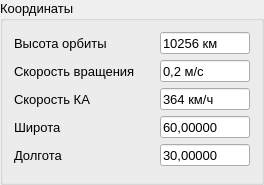
              <widget class="QGroupBox" name="groupBoxCoordinates">
               <property name="sizePolicy">
                <sizepolicy hsizetype="Preferred" vsizetype="Preferred">
                 <horstretch>0</horstretch>
                 <verstretch>0</verstretch>
                </sizepolicy>
               </property>
               <property name="minimumSize">
                <size>
                 <width>0</width>
                 <height>185</height>
                </size>
               </property>
               <property name="maximumSize">
                <size>
                 <width>16777215</width>
                 <height>185</height>
                </size>
               </property>
               <property name="font">
                <font>
                 <pointsize>10</pointsize>
                </font>
               </property>
               <property name="title">
                <string>Координаты</string>
               </property>
               <layout class="QVBoxLayout" name="verticalLayout_9">
                <item>
                 <layout class="QHBoxLayout" name="layoutOrbit">
                  <item>
                   <widget class="QLabel" name="labelOrbit">
                    <property name="sizePolicy">
                     <sizepolicy hsizetype="Maximum" vsizetype="Preferred">
                      <horstretch>0</horstretch>
                      <verstretch>0</verstretch>
                     </sizepolicy>
                    </property>
                    <property name="minimumSize">
                     <size>
                      <width>140</width>
                      <height>0</height>
                     </size>
                    </property>
                    <property name="maximumSize">
                     <size>
                      <width>16777215</width>
                      <height>16777215</height>
                     </size>
                    </property>
                    <property name="text">
                     <string>Высота орбиты</string>
                    </property>
                   </widget>
                  </item>
                  <item>
                   <widget class="QLineEdit" name="lineEditOrbit">
                    <property name="sizePolicy">
                     <sizepolicy hsizetype="Minimum" vsizetype="Fixed">
                      <horstretch>0</horstretch>
                      <verstretch>0</verstretch>
                     </sizepolicy>
                    </property>
                    <property name="maximumSize">
                     <size>
                      <width>90</width>
                      <height>22</height>
                     </size>
                    </property>
                    <property name="text">
                     <string>10256 км</string>
                    </property>
                   </widget>
                  </item>
                 </layout>
                </item>
                <item>
                 <layout class="QHBoxLayout" name="layoutRotation">
                  <item>
                   <widget class="QLabel" name="labelRotation">
                    <property name="sizePolicy">
                     <sizepolicy hsizetype="Maximum" vsizetype="Preferred">
                      <horstretch>0</horstretch>
                      <verstretch>0</verstretch>
                     </sizepolicy>
                    </property>
                    <property name="minimumSize">
                     <size>
                      <width>140</width>
                      <height>0</height>
                     </size>
                    </property>
                    <property name="maximumSize">
                     <size>
                      <width>16777215</width>
                      <height>16777215</height>
                     </size>
                    </property>
                    <property name="text">
                     <string>Скорость вращения</string>
                    </property>
                   </widget>
                  </item>
                  <item>
                   <widget class="QLineEdit" name="lineEditRotation">
                    <property name="sizePolicy">
                     <sizepolicy hsizetype="Minimum" vsizetype="Fixed">
                      <horstretch>0</horstretch>
                      <verstretch>0</verstretch>
                     </sizepolicy>
                    </property>
                    <property name="maximumSize">
                     <size>
                      <width>90</width>
                      <height>22</height>
                     </size>
                    </property>
                    <property name="text">
                     <string>0,2 м/с</string>
                    </property>
                   </widget>
                  </item>
                 </layout>
                </item>
                <item>
                 <layout class="QHBoxLayout" name="layoutSpeedSA">
                  <item>
                   <widget class="QLabel" name="labelSpeedSA">
                    <property name="sizePolicy">
                     <sizepolicy hsizetype="Maximum" vsizetype="Preferred">
                      <horstretch>0</horstretch>
                      <verstretch>0</verstretch>
                     </sizepolicy>
                    </property>
                    <property name="minimumSize">
                     <size>
                      <width>140</width>
                      <height>0</height>
                     </size>
                    </property>
                    <property name="maximumSize">
                     <size>
                      <width>16777215</width>
                      <height>16777215</height>
                     </size>
                    </property>
                    <property name="text">
                     <string>Скорость КА</string>
                    </property>
                   </widget>
                  </item>
                  <item>
                   <widget class="QLineEdit" name="lineEditSpeedSA">
                    <property name="sizePolicy">
                     <sizepolicy hsizetype="Minimum" vsizetype="Fixed">
                      <horstretch>0</horstretch>
                      <verstretch>0</verstretch>
                     </sizepolicy>
                    </property>
                    <property name="maximumSize">
                     <size>
                      <width>90</width>
                      <height>22</height>
                     </size>
                    </property>
                    <property name="text">
                     <string>364 км/ч</string>
                    </property>
                   </widget>
                  </item>
                 </layout>
                </item>
                <item>
                 <layout class="QHBoxLayout" name="layoutLatitude">
                  <item>
                   <widget class="QLabel" name="labelLatitude">
                    <property name="sizePolicy">
                     <sizepolicy hsizetype="Maximum" vsizetype="Preferred">
                      <horstretch>0</horstretch>
                      <verstretch>0</verstretch>
                     </sizepolicy>
                    </property>
                    <property name="minimumSize">
                     <size>
                      <width>140</width>
                      <height>0</height>
                     </size>
                    </property>
                    <property name="maximumSize">
                     <size>
                      <width>16777215</width>
                      <height>16777215</height>
                     </size>
                    </property>
                    <property name="text">
                     <string>Широта</string>
                    </property>
                   </widget>
                  </item>
                  <item>
                   <widget class="QLineEdit" name="lineEditLatitude">
                    <property name="sizePolicy">
                     <sizepolicy hsizetype="Minimum" vsizetype="Fixed">
                      <horstretch>0</horstretch>
                      <verstretch>0</verstretch>
                     </sizepolicy>
                    </property>
                    <property name="maximumSize">
                     <size>
                      <width>90</width>
                      <height>22</height>
                     </size>
                    </property>
                    <property name="text">
                     <string>60,00000</string>
                    </property>
                   </widget>
                  </item>
                 </layout>
                </item>
                <item>
                 <layout class="QHBoxLayout" name="layoutLongitude">
                  <item>
                   <widget class="QLabel" name="labelLongitude">
                    <property name="sizePolicy">
                     <sizepolicy hsizetype="Maximum" vsizetype="Preferred">
                      <horstretch>0</horstretch>
                      <verstretch>0</verstretch>
                     </sizepolicy>
                    </property>
                    <property name="minimumSize">
                     <size>
                      <width>140</width>
                      <height>0</height>
                     </size>
                    </property>
                    <property name="maximumSize">
                     <size>
                      <width>16777215</width>
                      <height>16777215</height>
                     </size>
                    </property>
                    <property name="text">
                     <string>Долгота</string>
                    </property>
                   </widget>
                  </item>
                  <item>
                   <widget class="QLineEdit" name="lineEditLongitude">
                    <property name="sizePolicy">
                     <sizepolicy hsizetype="Minimum" vsizetype="Fixed">
                      <horstretch>0</horstretch>
                      <verstretch>0</verstretch>
                     </sizepolicy>
                    </property>
                    <property name="maximumSize">
                     <size>
                      <width>90</width>
                      <height>22</height>
                     </size>
                    </property>
                    <property name="text">
                     <string>30,00000</string>
                    </property>
                   </widget>
                  </item>
                 </layout>
                </item>
               </layout>
              </widget>
